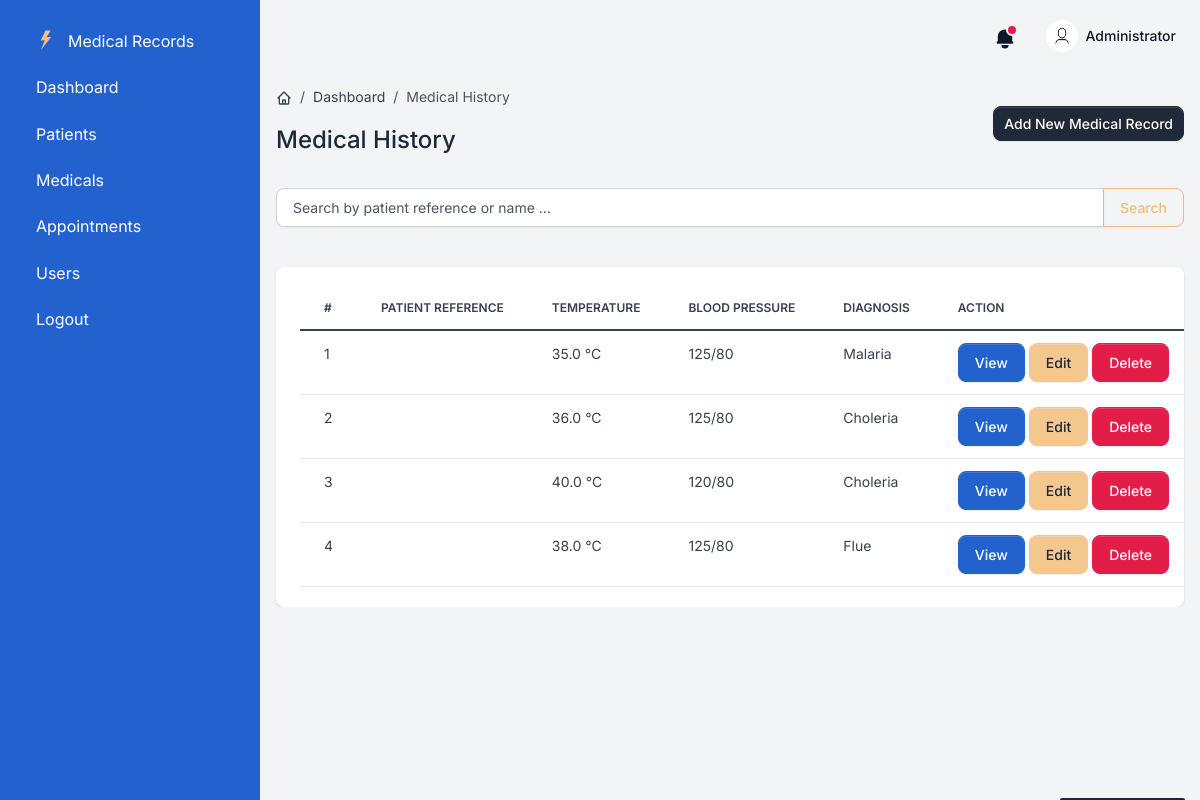
The page /medicals (signed in) on the database its author committed.
### app/models.py (models this page shows, shortened)
class User(UserMixin, db.Model):
    id = db.Column(db.Integer, primary_key=True)
    branch_id = db.Column(db.Integer, db.ForeignKey('branch.id'), nullable=False)
    email = db.Column(db.String(100), unique=True)
    password = db.Column(db.String(100))
    name = db.Column(db.String(100))
    role = db.Column(db.Integer)

class MedicalHistory(db.Model):
    id = db.Column(db.Integer, primary_key=True)
    patient_id = db.Column(db.Integer, nullable=False)
    branch_id = db.Column(db.Integer, nullable=False)
    temperature = db.Column(db.Float, nullable=False)
    bp = db.Column(db.String(7), nullable=False)
    description = db.Column(db.Text, nullable=False)
    diagnosis = db.Column(db.Text, nullable=False)
    plan = db.Column(db.Text, nullable=False)
    created_at = db.Column(db.DateTime(timezone=True), default=datetime.datetime.now)

### app/medical.py (the view)
@medicals_bp.route('/medicals', methods=['GET'])
@login_required
def medicals():
    search_query = request.args.get('search', '')
    if search_query:
        patients = MedicalHistory.query.filter(
            (MedicalHistory.description.ilike(f'%{search_query}%')) |
            (MedicalHistory.diagnosis.ilike(f'%{search_query}%')) |
            (MedicalHistory.plan.ilike(f'%{search_query}%'))
        ).all()
    else:
        medicals = MedicalHistory.query.all()
    return render_template('medicals.html', medicals=medicals, search_query=search_query)

### app/templates/medicals.html (shortened to what this page needs)
{% extends "base.html" %}
{% block content %}
    <div class="d-flex justify-content-between flex-wrap flex-md-nowrap align-items-center py-4">
        <div class="d-block mb-4 mb-md-0">
            <nav aria-label="breadcrumb" class="d-none d-md-inline-block">
                <ol class="breadcrumb breadcrumb-dark breadcrumb-transparent">
                    <li class="breadcrumb-item">
                        <a href="{{ url_for('dashboard.dashboard') }}">
                        </a>
                    </li>
                    <li class="breadcrumb-item"><a href="{{ url_for('dashboard.dashboard') }}">Dashboard</a></li>
                    <li class="breadcrumb-item active" aria-current="page">Medical History</li>
                </ol>
            </nav>
            <h2 class="h4">Medical History</h2>
        </div>
        <div class="btn-toolbar mb-2 mb-md-0">
            <a href="{{ url_for('medicals.create_medicals') }}" class="btn btn-sm btn-gray-800 d-inline-flex align-items-center">
                Add New Medical Record
            </a>
        </div>
    </div>
    <div class="table-settings mb-4">
        <form method="GET" action="{{ url_for('medicals.medicals') }}" class="mb-3">
            <div class="input-group">
                <input type="text" class="form-control" name="search" placeholder="Search by patient reference or name ..." value="{{ search_query }}">
                <button class="btn btn-outline-secondary" type="submit">Search</button>
            </div>
        </form>
    </div>
    <div class="card card-body border-0 shadow table-wrapper table-responsive">
        <table class="table table-hover">
            <thead>
                <tr>
                    <th class="border-gray-200">#</th>
                    <th class="border-gray-200">Patient Reference</th>
                    <th class="border-gray-200">Temperature</th>
                    <th class="border-gray-200">Blood Pressure</th>
                    <th class="border-gray-200">Diagnosis</th>
                    <th class="border-gray-200">Action</th>
                </tr>
            </thead>
            <tbody>
                {% for record in medicals %}
                    <tr>
                        <td>{{ record.id }}</td>
                        <td>{{ record.reference }}</td>
                        <td>{{ record.temperature }} °C</td>
                        <td>{{ record.bp }}</td>
                        <td>{{ record.diagnosis }}</td>
                        <td>
                            <a href="{{ url_for('medicals.view_medical', id=record.id) }}" class="btn btn-info">View</a>
                            <a href="{{ url_for('medicals.update_medicals', id=record.id) }}" class="btn btn-warning">Edit</a>
                            <form action="{{ url_for('medicals.delete_medicals', id=record.id) }}" method="POST" style="display:inline;">
                                <button type="submit" class="btn btn-danger" onclick="return confirm('Are you sure you want to delete this medical record?');">Delete</button>
                            </form>
                        </td>
                    </tr>
                {% endfor %}
            </tbody>
        </table>
    </div>
{% endblock %}

### app/templates/base.html (shortened to what this page needs)
<!DOCTYPE html>
<html lang="en">
    <head>
        <link type="text/css" href="{{ url_for('static', filename='vendor/sweetalert2/dist/sweetalert2.min.css')}}" rel="stylesheet">
        <link type="text/css" href="{{ url_for('static', filename='vendor/notyf/notyf.min.css')}}" rel="stylesheet">
        <link type="text/css" href="{{ url_for('static', filename='css/volt.css')}}" rel="stylesheet">
    </head>
<body>
    <nav id="sidebarMenu" class="sidebar d-lg-block bg-info text-white collapse" data-simplebar>
        <div class="sidebar-inner px-4 pt-3">
            <ul class="nav flex-column pt-3 pt-md-0">
                <li class="nav-item">
                    <a href="{{ url_for('dashboard.dashboard') }}" class="nav-link d-flex align-items-center">
                    <span class="sidebar-icon">
                        <img src="{{ url_for('static', filename='assets/img/brand/light.svg') }}" height="20" width="20" alt="Volt Logo">
                    </span>
                    <span class="mt-1 ms-1 sidebar-text">Medical Records</span>
                    </a>
                </li>
                <li class="nav-item">
                    <a href="{{ url_for('dashboard.dashboard') }}" class="nav-link">
                        <span class="sidebar-text">Dashboard</span>
                    </a>
                </li>
                <li class="nav-item">
                    <a href="{{ url_for('patients.patients') }}" class="nav-link">
                        <span class="sidebar-text">Patients</span>
                    </a>
                </li>
                <li class="nav-item">
                    <a href="{{ url_for('medicals.medicals') }}" class="nav-link">
                        <span class="sidebar-text">Medicals</span>
                    </a>
                </li>
                <li class="nav-item">
                    <a href="{{ url_for('appointments.appointments') }}" class="nav-link">
                        <span class="sidebar-text">Appointments</span>
                    </a>
                </li>
                <li class="nav-item">
                    <a href="{{ url_for('users.users') }}" class="nav-link">
                        <span class="sidebar-text">Users</span>
                    </a>
                </li>
                <li class="nav-item">
                    <a href="{{ url_for('auth.logout') }}" class="nav-link">
                        <span class="sidebar-text">Logout</span>
                    </a>
                </li>
            </ul>
        </div>
    </nav>
        <main class="content">
            <nav class="navbar navbar-top navbar-expand navbar-dashboard navbar-dark ps-0 pe-2 pb-0">
                <div class="container-fluid px-0">
                    <div class="d-flex justify-content-between w-100" id="navbarSupportedContent">
                        <ul class="navbar-nav align-items-center">
                            <li class="nav-item dropdown">
                                <a class="nav-link text-dark notification-bell unread dropdown-toggle" data-unread-notifications="true" href="#" role="button" data-bs-toggle="dropdown" data-bs-display="static" aria-expanded="false">
                                    <svg class="icon icon-sm text-gray-900" fill="currentColor" viewBox="0 0 20 20" xmlns="http://www.w3.org/2000/svg"><path d="M10 2a6 6 0 00-6 6v3.586l-.707.707A1 1 0 004 14h12a1 1 0 00.707-1.707L16 11.586V8a6 6 0 00-6-6zM10 18a3 3 0 01-3-3h6a3 3 0 01-3 3z"></path></svg>
                                </a>
                            </li>
                            <li class="nav-item dropdown ms-lg-3">
                                <a class="nav-link dropdown-toggle pt-1 px-0" href="#" role="button" data-bs-toggle="dropdown" aria-expanded="false">
                                    <div class="media d-flex align-items-center">
                                        <img class="avatar rounded-circle" alt="Image placeholder" src="{{ url_for('static', filename='images/user-icon.jpg') }}">
                                        <div class="media-body ms-2 text-dark align-items-center d-none d-lg-block">
                                            <span class="mb-0 font-small fw-bold text-gray-900">{{ current_user.name }}</span>
                                        </div>
                                    </div>
                                </a>
                            </li>
                        </ul>
                    </div>
                </div>
            </nav>
            {% block content %}
            {% endblock %}
        </main>
</body>
</html>

### rows shown on the page
User: name "Administrator"
MedicalHistory: id "1", temperature "35.0", bp "125/80", diagnosis "Malaria"
MedicalHistory: id "2", temperature "36.0", bp "125/80", diagnosis "Choleria"
MedicalHistory: id "3", temperature "40.0", bp "120/80", diagnosis "Choleria"
MedicalHistory: id "4", temperature "38.0", bp "125/80", diagnosis "Flue"
